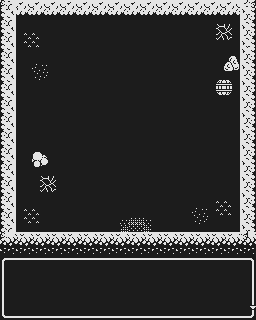

Tiled map render using the project's own tile images. Description and the map definition, with tile-layer contents summarised, below:
An orthogonal 32x40 tile map with 8x8 px tiles, 2 tile layers (Base, Second), 3 tilesets.

<map version="1.4" tiledversion="1.4.3" orientation="orthogonal" renderorder="right-down" width="32" height="40" tilewidth="8" tileheight="8" infinite="0" nextlayerid="3" nextobjectid="1">
 <tileset firstgid="1" name="patterns" tilewidth="8" tileheight="8" tilecount="4096" columns="64">
  <image source="../Tilesets/1bit 16px patterns and tiles - outlines.png" trans="000000" width="512" height="512" />
 </tileset>
 <tileset firstgid="4097" source="../Tilesets/icons.tsx" />
 <tileset firstgid="8193" name="patterns" tilewidth="8" tileheight="8" tilecount="4096" columns="64">
  <image source="../Tilesets/1bit 16px patterns and tiles - outlines.png" trans="000000" width="512" height="512" />
 </tileset>
 <layer id="1" name="Base" width="32" height="40">
  <data>[1280 cells, 1280 non-empty, 51 distinct tile ids]</data>
 </layer>
 <layer id="2" name="Second" width="32" height="40">
  <data>[1280 cells, 100 non-empty, 39 distinct tile ids]</data>
 </layer>
</map>
